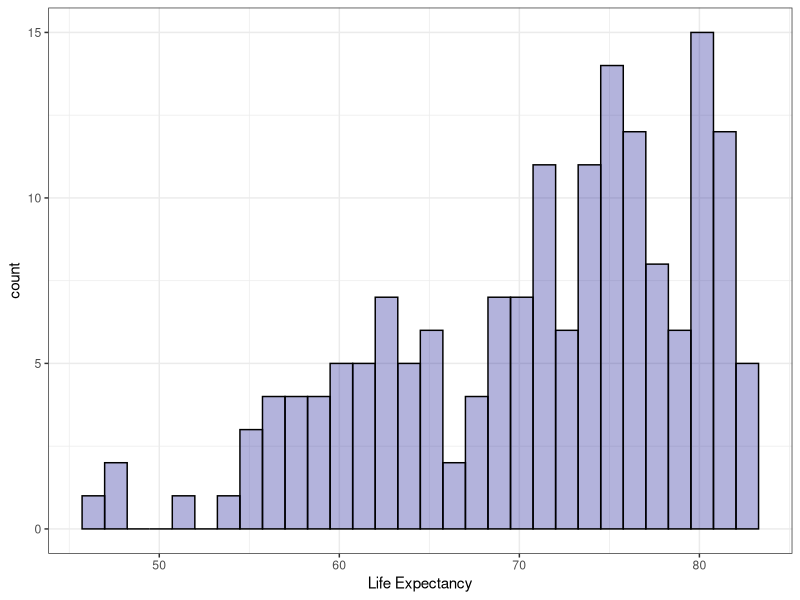
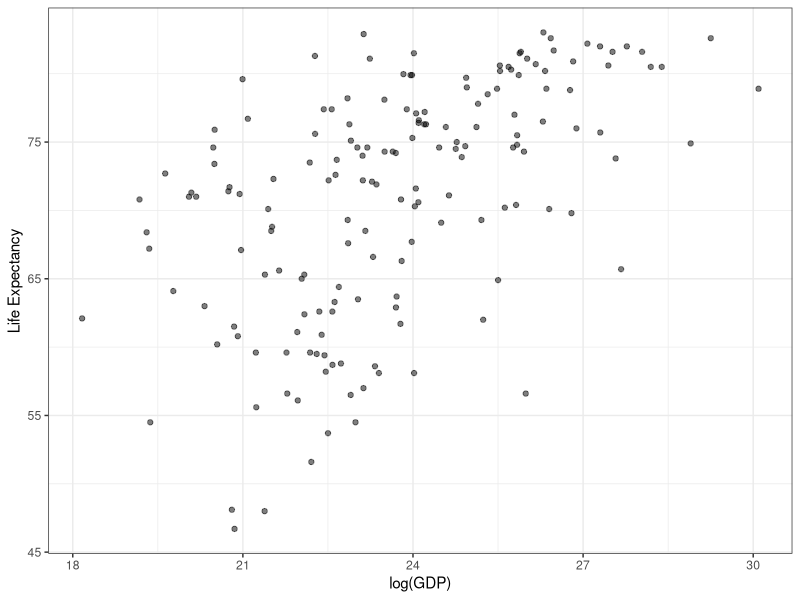
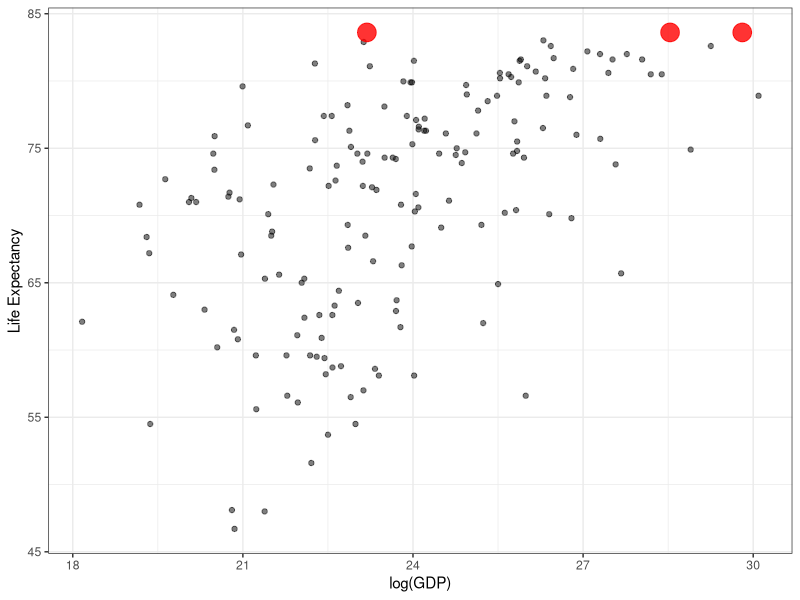
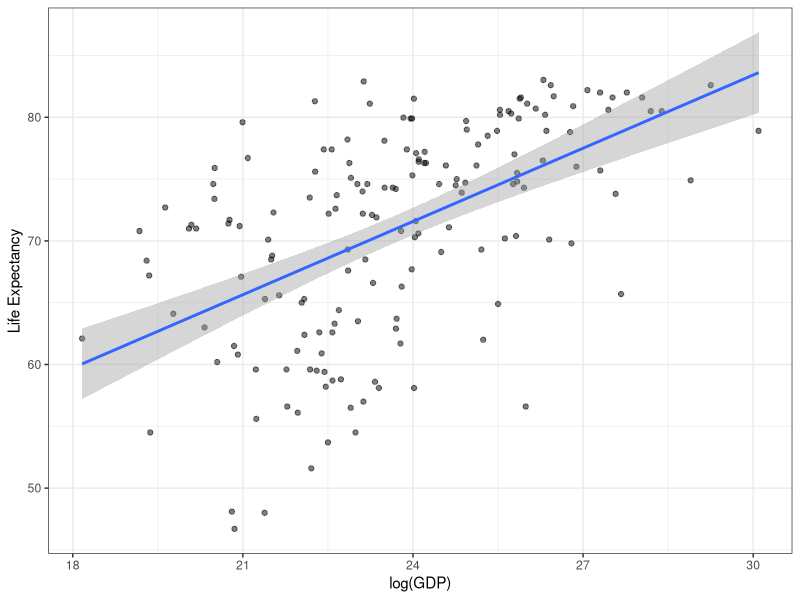
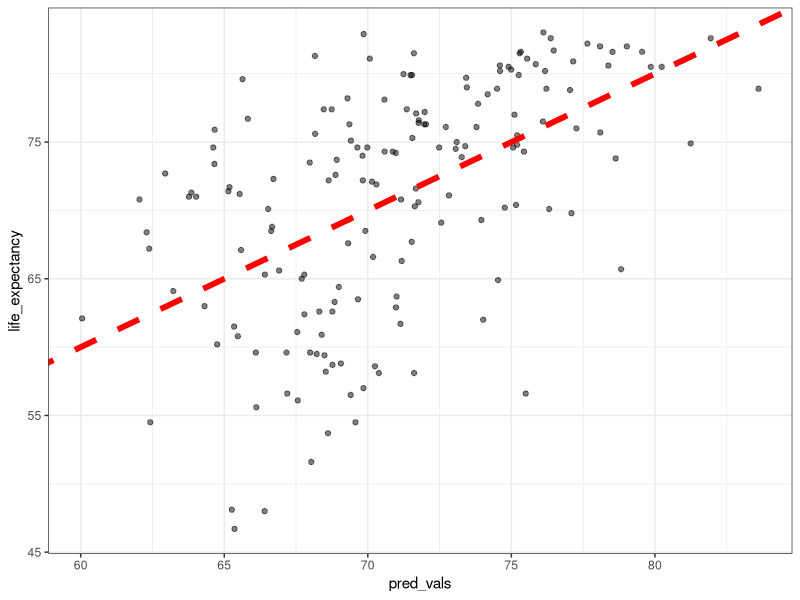
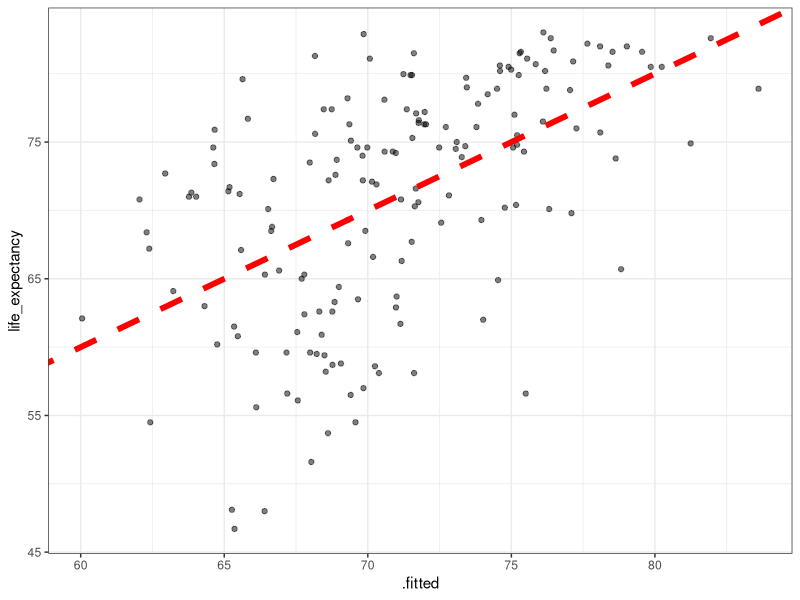
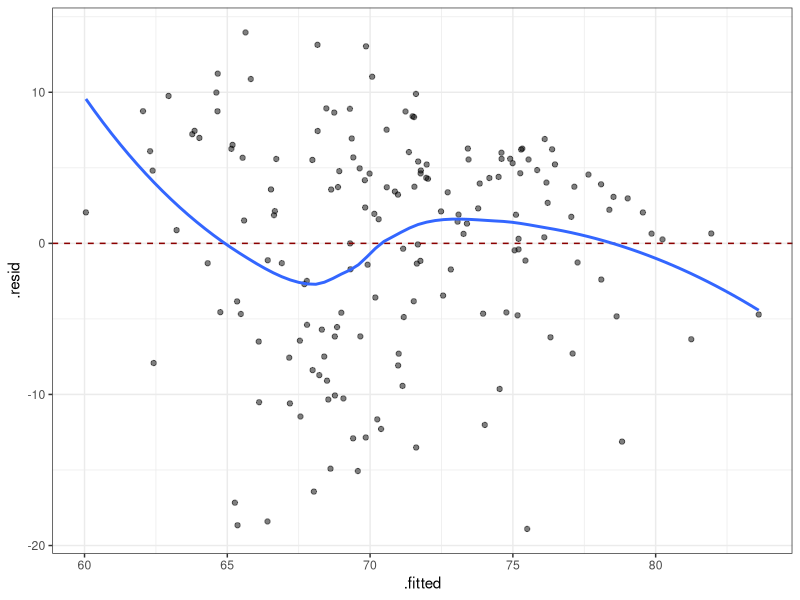

Recreate these plots in R, in order.
# PURPOSE: Initial regression models of life expectancy


# Load the data -----------------------------------------------------------

library(tidyverse)
library(dslabs)
gapminder <- as_tibble(gapminder)
clean_gapminder <- gapminder %>%
  filter(year == 2011, !is.na(gdp)) %>%
  mutate(log_gdp = log(gdp))
clean_gapminder


# Model life expectancy ---------------------------------------------------

clean_gapminder %>%
  ggplot(aes(x = life_expectancy)) +
  geom_histogram(color = "black",
                 fill = "darkblue",
                 alpha = 0.3) +
  theme_bw() +
  labs(x = "Life Expectancy")

# Relationship between life exp. and log(GDP)
gdp_plot <- clean_gapminder %>%
  ggplot(aes(x = log_gdp,
             y = life_expectancy)) +
  geom_point(alpha = 0.5) +
  theme_bw() +
  labs(x = "log(GDP)",
       y = "Life Expectancy") 
gdp_plot

# Fit the model
init_lm <- lm(life_expectancy ~ log(gdp),
              data = clean_gapminder) # Life Exp. as a function of log(GDP)
summary(init_lm)

# Find correlation, which matches the Multiple R^2
with(clean_gapminder, cor(log_gdp, life_expectancy))

with(clean_gapminder, cor(log_gdp, life_expectancy))^2

var(predict(init_lm)) / var(clean_gapminder$life_expectancy) # R^2 ~ prop. of the variance of Y exp. by X


# Making predictions ------------------------------------------------------

# Training data
train_preds <- predict(init_lm)

# Predictions on new data
us_data <- clean_gapminder %>%
  filter(country == "United States")

new_us_data <- us_data %>%
  dplyr::select(country, gdp) %>%
  slice(rep(1,3)) %>% # Make 3 copies of the row
  mutate(adj_factor = c(0.001, 0.21, 0.75),
         log_gdp = log(gdp * adj_factor))

# Create new col with predictions
new_us_data$pred_life_expectancy <-
  predict(init_lm, newdata = new_us_data)
  
# Plot the predictions on top of the log(gdp) plot
gdp_plot + geom_point(data = new_us_data,
                      aes(x = log_gdp,
                          y = pred_life_expectancy),
                      color = "red",
                      size = 6,
                      alpha = 0.8)

# Create a lin. regression line
gdp_plot + geom_smooth(method = "lm")

# If predictions matched obs. data, they would fall on the dotted line
clean_gapminder %>%
  mutate(pred_vals = init_lm$fitted.values) %>%
  ggplot(aes(x = pred_vals,
             y = life_expectancy)) + 
  geom_point(alpha = 0.5) +
  geom_abline(slope = 1, 
              intercept = 0, 
              linetype = "dashed",
              color = "red", 
              size = 2) +
  theme_bw()

# Efficient way to add model information to the dataset
clean_gapminder <-
  broom::augment(init_lm, clean_gapminder) # Adds residuals, pred. values, etc.

# Able to plot without creating a new column for fitted values (no mutate)
clean_gapminder %>%
  ggplot(aes(x = .fitted,
             y = life_expectancy)) + 
  geom_point(alpha = 0.5) +
  geom_abline(slope = 1, 
              intercept = 0, 
              linetype = "dashed",
              color = "red", 
              size = 2) +
  theme_bw()

# Plot the residuals against pred. values
clean_gapminder %>%
  ggplot(aes(x = .fitted, 
             y = .resid)) +
  geom_point(alpha = 0.5) +
  geom_hline(yintercept = 0,
             linetype = "dashed",
             color = "darkred") +
  geom_smooth(se = FALSE) + # Plot the residual mean
  theme_bw()
